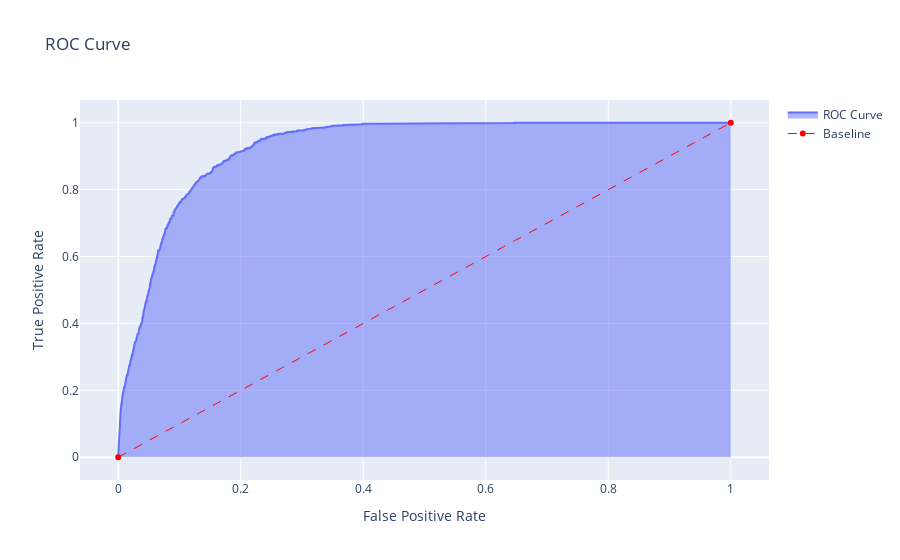

Notebook code for this chart:
### Markdown cell above
Let see the ROC_AUC graph

### Code cell
''' Build graph for ROC_AUC '''

fpr, tpr, threshold = roc_curve(y_test, models[1].predict_proba(X_test)[:,1])
                                        
trace0 = go.Scatter(
    x=fpr,
    y=tpr,
    text=threshold,
    fill='tozeroy',
    name='ROC Curve')

trace1 = go.Scatter(
    x=[0,1],
    y=[0,1],
    line={'color': 'red', 'width': 1, 'dash': 'dash'},
    name='Baseline')

data = [trace0, trace1]

layout = go.Layout(
    title='ROC Curve',
    xaxis={'title': 'False Positive Rate'},
    yaxis={'title': 'True Positive Rate'})

fig = go.Figure(data, layout)
fig.show();

### Figure 1 — Plotly figure (JSON) as saved in the notebook; plotly's stock layout.template omitted (floating-point values rounded to 4 significant figures; data arrays with more than 128 entries replaced by an {"elided": "..."} marker saying what was removed)
{"data": [{"fill": "tozeroy", "name": "ROC Curve", "text": {"elided": "1120 float values"}, "type": "scatter", "x": {"elided": "1120 float values"}, "y": {"elided": "1120 float values"}}, {"line": {"color": "red", "dash": "dash", "width": 1}, "name": "Baseline", "type": "scatter", "x": [0, 1], "y": [0, 1]}], "layout": {"title": {"text": "ROC Curve"}, "xaxis": {"title": {"text": "False Positive Rate"}}, "yaxis": {"title": {"text": "True Positive Rate"}}}}
